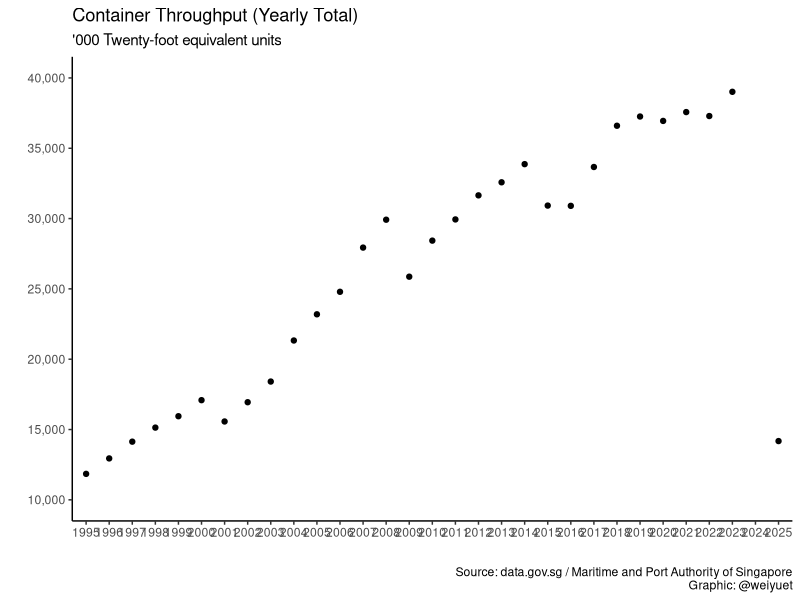
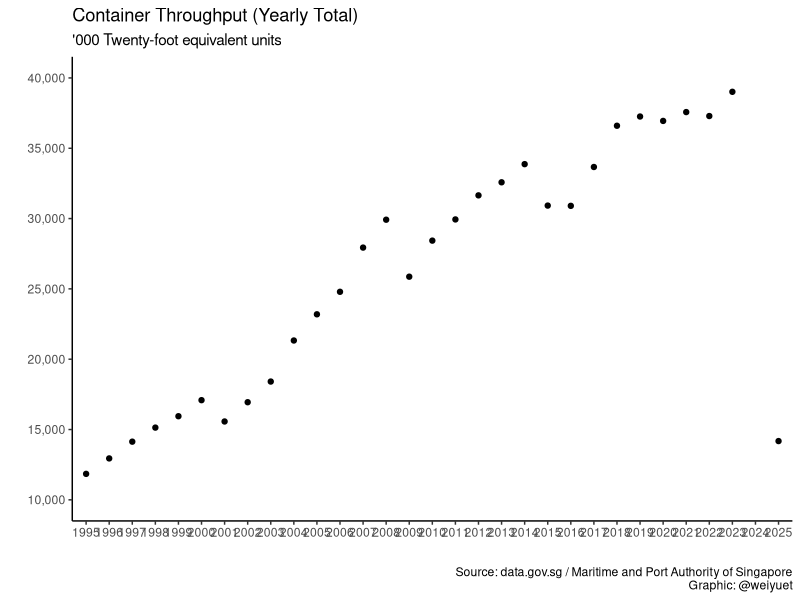

These charts were generated, in order, by the following R code:
# Load libraries
library(tidyverse)
library(scales)
library(lubridate)

# Load data
container_throughput_monthly <- read_csv("data/container-throughput-monthly-total/container-throughput-monthly.csv")

# Wrangle data
# Convert date from chr to date, separate month and year, prelim plot
container_throughput_monthly %>% separate(month, c("year", "month")) %>% 
  group_by(year) %>% summarise(container_throughput_yearly = sum(container_throughput)) %>% 
  ggplot(aes(x = year, y = container_throughput_yearly)) +
  geom_point() +
  scale_y_continuous(limits = c(10000, 40000), breaks = seq(10000, 40000, 5000),
                     labels = label_number(big.mark = ",")) +
  theme_classic() +
  labs(x = "", y ="",
       title = "Container Throughput (Yearly Total)",
       subtitle = "'000 Twenty-foot equivalent units",
       caption = "Source: data.gov.sg / Maritime and Port Authority of Singapore\nGraphic: @weiyuet")

# Save png
ggsave("figures/container-throughput-yearly-total.png", width = 10, height = 8)
  
